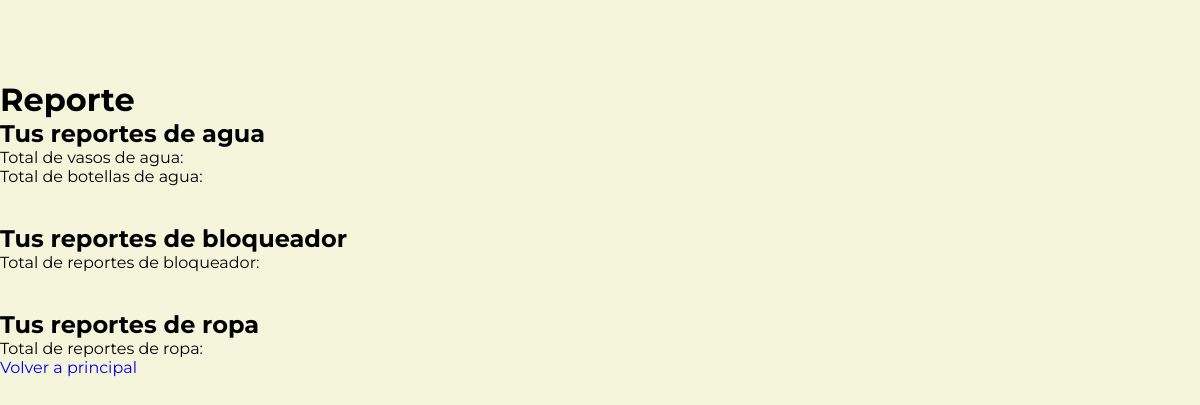
The page /registros/reporte/ (signed in) on the database as committed earlier.
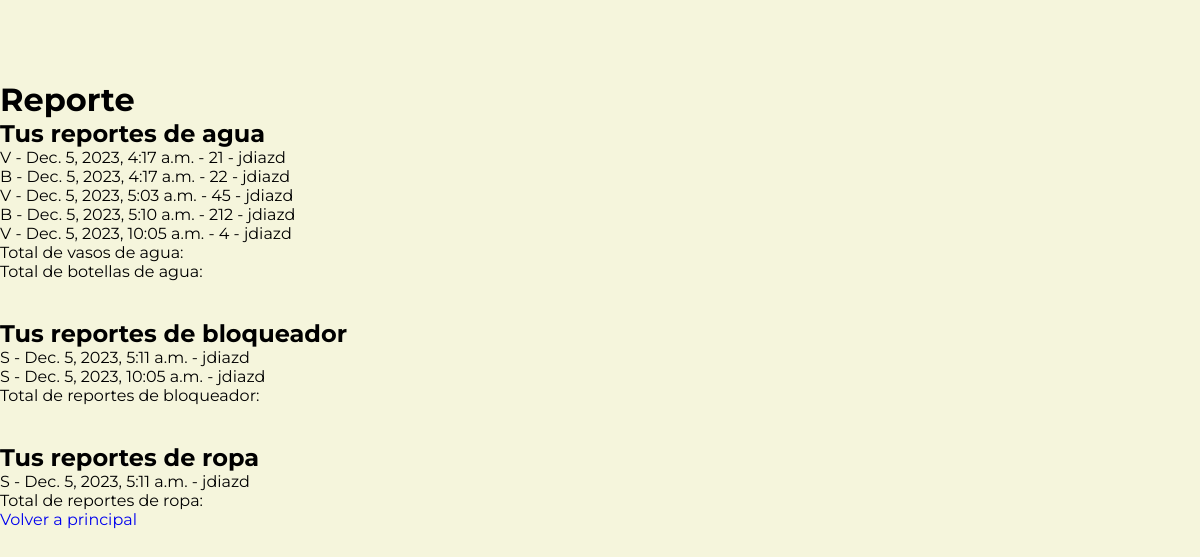
The same page on the database as committed later.
### registros/models.py (models this page shows, shortened)
class RegistroAgua(models.Model):
    usuario = models.ForeignKey(settings.AUTH_USER_MODEL, on_delete=models.CASCADE)
    fecha = models.DateTimeField(auto_now_add=True)
    cantidad_unidades = models.PositiveIntegerField()
    AGUA_CHOICES = [
        ('V', 'Vasos'),
        ('B', 'Botellas'),
    ]
    tipo_agua = models.CharField(max_length=1, choices=AGUA_CHOICES)
    def __str__(self):
        return f"{self.usuario.username} - {self.tipo_agua} - {self.fecha}"

class RegistroBloqueador(models.Model):
    usuario = models.ForeignKey(settings.AUTH_USER_MODEL, on_delete=models.CASCADE)
    fecha = models.DateTimeField(auto_now_add=True)
    BLOQUEADOR_CHOICES = [('S', 'Sí'), ('N', 'No')]
    confirmacion_bloqueador = models.CharField(max_length=1, choices=BLOQUEADOR_CHOICES)

class RegistroRopa(models.Model):
    usuario = models.ForeignKey(settings.AUTH_USER_MODEL, on_delete=models.CASCADE)
    fecha = models.DateTimeField(auto_now_add=True)
    ROPA_CHOICES = [('S', 'Sí'), ('N', 'No')]
    confirmacion_ropa = models.CharField(max_length=1, choices=ROPA_CHOICES)

### usuarios/models.py (models this page shows, shortened)
class UsuarioCustom(AbstractUser):
    nombre = models.CharField(max_length=20)
    apellido = models.CharField(max_length=30)
    correo = models.EmailField(blank=False, default='')
    edad = models.PositiveIntegerField(null=True, blank=True, default=None)
    SEXO_CHOICES = [
        ("M", "Masculino"), ("F", "Femenino"), ("O", "Otro")
    ]
    sexo = models.CharField(max_length=1, choices=SEXO_CHOICES, default="O")
    peso = models.PositiveIntegerField(verbose_name="Peso (kg)", null=True, blank=True, default=None)
    altura = models.FloatField(verbose_name="Altura (m)", help_text="Utilice comas. Formato X,XX", null=True, blank=True, default=None)
    ciudad = models.CharField(max_length=20, null=True, blank=True, default=None)
    USERNAME_FIELD = 'username'
    REQUIERED_FIELDS = ['username', 'first_name', 'last_name']

### registros/views.py (the view)
# urls.py: path('reporte/', reporte, name='reporte'),
def reporte(request):
    if request.method == "POST":
        if 'agua_form' in request.POST:
            form = AguaForm(request.POST)
            if form.is_valid():
                registro = form.save(commit=False)
                registro.usuario = request.user
                registro.save()
                return redirect('reporte')
        elif 'bloqueador_form' in request.POST:
            form = BloqueadorForm(request.POST)
            if form.is_valid():
                registro = form.save(commit=False)
                registro.usuario = request.user
                registro.save()
                return redirect('reporte')
        elif 'ropa_form' in request.POST:
            form = RopaForm(request.POST)
            if form.is_valid():
                registro = form.save(commit=False)
                registro.usuario = request.user
                registro.save()
                return redirect('reporte')
    else:
        agua_form = AguaForm()
        bloqueador_form = BloqueadorForm()
        ropa_form = RopaForm()
    reportes_agua = RegistroAgua.objects.filter(usuario=request.user)
    reportes_bloqueador = RegistroBloqueador.objects.filter(usuario=request.user)
    reportes_ropa = RegistroRopa.objects.filter(usuario=request.user)
    reportes_agua_data = [{'tipo_agua': r.tipo_agua, 'fecha': r.fecha, 'cantidad_unidades': r.cantidad_unidades, 'nombre_usuario': r.usuario.username} for r in reportes_agua]
    reportes_bloqueador_data = [{'confirmacion_bloqueador': r.confirmacion_bloqueador, 'fecha': r.fecha, 'nombre_usuario': r.usuario.username} for r in reportes_bloqueador]
    reportes_ropa_data = [{'confirmacion_ropa': r.confirmacion_ropa, 'fecha': r.fecha, 'nombre_usuario': r.usuario.username} for r in reportes_ropa]
    print(reportes_agua)
    return render(request, 'reporte.html', {
        'agua_form': agua_form,
        'bloqueador_form': bloqueador_form,
        'ropa_form': ropa_form,
        'reportes_agua': reportes_agua_data,
        'reportes_bloqueador': reportes_bloqueador_data,
        'reportes_ropa': reportes_ropa_data,
    })

### usuarios/templates/reporte.html (shortened to what this page needs)
{% load static %}
<!DOCTYPE html>
<html lang="en" dir="ltr">
<head>
    <link rel="stylesheet" href="{% static 'css/reporte.css' %}">
    <link href='https://unpkg.com/boxicons@2.1.4/css/boxicons.min.css' rel='stylesheet'>
</head>
{% block content %}
<body>
    <nav>
    </nav>
    <div class="container-form">
        <div class="Profile">
            <h1>Reporte</h1>
        </div>
        <div class="formulario">
            <div class="formulario1">
                <h2>Tus reportes de agua</h2>
                <ul>
                    {% for reporte in reportes_agua %}
                        <p>{{ reporte.tipo_agua }} - {{ reporte.fecha }} - {{ reporte.cantidad_unidades }} - {{ reporte.nombre_usuario }}</p>
                    {% endfor %}
                </ul>
                Total de vasos de agua: {{ vasos_totales }}
                <p>Total de botellas de agua: {{ botellas_totales }}</p>
            </div>
            <br>
            <br>
            <div class="formulario2">
                <h2>Tus reportes de bloqueador</h2>
                <ul>
                    {% for reporte in reportes_bloqueador %}
                        <p>{{ reporte.confirmacion_bloqueador }} - {{ reporte.fecha }} - {{ reporte.nombre_usuario }}</p>
                    {% endfor %}
                </ul>
                <p>Total de reportes de bloqueador: {{ total_bloqueador }}</p>
            </div>
            <br>
            <br>
            <div class="formulaio3">
                <h2>Tus reportes de ropa</h2>
                <ul>
                    {% for reporte in reportes_ropa %}
                        <p>{{ reporte.confirmacion_ropa }} - {{ reporte.fecha }} - {{ reporte.nombre_usuario }}</p>
                    {% endfor %}
                </ul>
                <p>Total de reportes de ropa: {{ total_ropa }}</p>
            </div>
        </div>
        <a href="{% url 'principal' %}">Volver a principal</a>
    </div>
    <pre>
    </pre>
</body>
{% endblock %}
</html>

Rows that differ between the two databases and show on the page:
added RegistroAgua: fecha "Dec. 5, 2023, 4:17 a.m."
now on this page (row edited): UsuarioCustom: nombre_usuario "jdiazd" "jdiazd" "jdiazd" "jdiazd" "jdiazd", nombre_usuario "jdiazd" "jdiazd", nombre_usuario "jdiazd"
added RegistroAgua: fecha "Dec. 5, 2023, 4:17 a.m."
added RegistroAgua: fecha "Dec. 5, 2023, 5:03 a.m."
added RegistroAgua: fecha "Dec. 5, 2023, 5:10 a.m."
added RegistroAgua: fecha "Dec. 5, 2023, 10:05 a.m."
added RegistroBloqueador: fecha "Dec. 5, 2023, 5:11 a.m."
added RegistroBloqueador: fecha "Dec. 5, 2023, 10:05 a.m."
added RegistroRopa: fecha "Dec. 5, 2023, 5:11 a.m."
Other text that changed with them:
new list line: "V - - 21 -"
new list line: "B - - 22 -"
new list line: "V - - 45 -"
new list line: "B - - 212 -"
new list line: "V - - 4 -"
new list line: "S - -"
